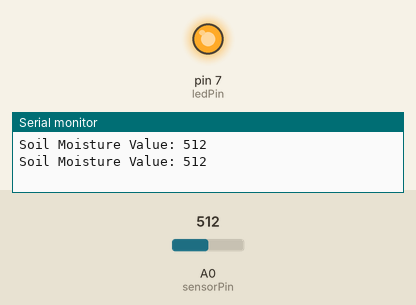
Recording of a sketch running on a simulated Arduino Uno, built with avr-gcc and run on an emulated ATmega328P. On the bench: output pins drawn as LEDs (lit = HIGH), the last lines printed to the serial monitor. The test bench sets the inputs (shaded band); at power-on: A0 (sensorPin) = 512.

Above: at 1.8 s.
1.9 s: A0 (sensorPin) set to 489
At 3.2 s:
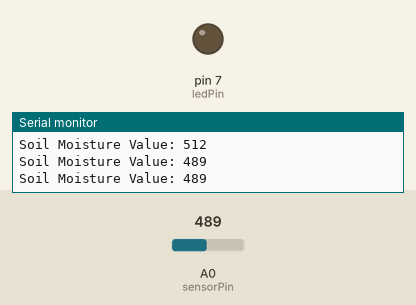
3.5 s: A0 (sensorPin) set to 510
At 4.8 s:
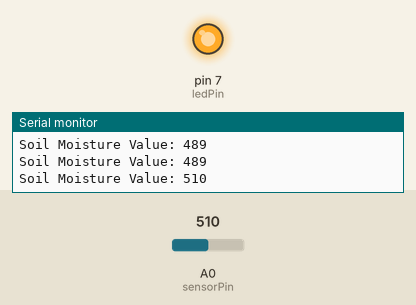
5.5 s: A0 (sensorPin) set to 490
At 6.3 s:
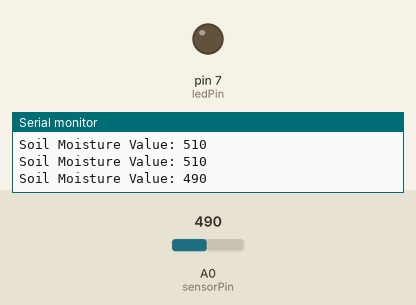
Timing chart, 0 to 8.5 s (numbered marks = the images above; inputs shaded):
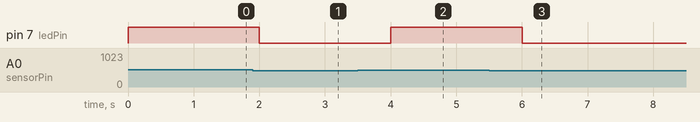

The sketch:

SoilMoisture.ino.ino
```cpp
// Soil Moisture Sensor with LED Indicator
// Author: Shyrin
// Date: August 2025

// Pin configuration
int sensorPin = A0;  // Analog pin connected to soil moisture sensor
int ledPin = 7;      // Digital pin connected to LED

int sensorValue = 0; // Variable to store sensor reading
int threshold = 500; // Adjust based on soil condition

void setup() {
  pinMode(ledPin, OUTPUT);
  Serial.begin(9600);
}

void loop() {
  sensorValue = analogRead(sensorPin);  // Read soil moisture value
  Serial.print("Soil Moisture Value: ");
  Serial.println(sensorValue);

  // If soil is dry
  if (sensorValue > threshold) {
    digitalWrite(ledPin, HIGH); // Turn ON LED
  }
  else {
    digitalWrite(ledPin, LOW);  // Turn OFF LED
  }

  delay(1000); // Wait 1 second before next reading
}
```

Measured:
- the behaviour switches between 501 and 500 on A0 (sensorPin) (found by bisection; images 0 and 1)
- after the input at 1.9 s, pin 7 (ledPin): HIGH → LOW after 0.10 s
- after the input at 3.5 s, pin 7 (ledPin): LOW → HIGH after 0.50 s
- after the input at 5.5 s, pin 7 (ledPin): HIGH → LOW after 0.50 s
